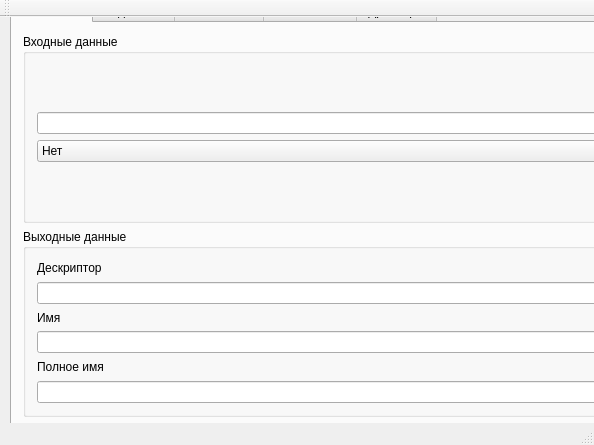
<?xml version="1.0" encoding="UTF-8"?>
<ui version="4.0">
 <class>MainWindow</class>
 <widget class="QMainWindow" name="MainWindow">
  <property name="geometry">
   <rect>
    <x>0</x>
    <y>0</y>
    <width>594</width>
    <height>445</height>
   </rect>
  </property>
  <property name="windowTitle">
   <string>MainWindow</string>
  </property>
  <widget class="QWidget" name="centralWidget">
   <widget class="QTabWidget" name="tabWidget">
    <property name="geometry">
     <rect>
      <x>10</x>
      <y>-20</y>
      <width>699</width>
      <height>489</height>
     </rect>
    </property>
    <property name="currentIndex">
     <number>0</number>
    </property>
    <widget class="QWidget" name="tab">
     <attribute name="title">
      <string>Задание 1</string>
     </attribute>
     <layout class="QVBoxLayout" name="verticalLayout_11">
      <item>
       <widget class="QGroupBox" name="groupBox">
        <property name="title">
         <string>Входные данные</string>
        </property>
        <layout class="QVBoxLayout" name="verticalLayout_9">
         <item>
          <layout class="QVBoxLayout" name="verticalLayout_2">
           <item>
            <widget class="QLineEdit" name="lineInput"/>
           </item>
           <item>
            <widget class="QComboBox" name="comboBox">
             <property name="font">
              <font>
               <stylestrategy>PreferAntialias</stylestrategy>
              </font>
             </property>
             <property name="currentIndex">
              <number>0</number>
             </property>
             <item>
              <property name="text">
               <string>Нет</string>
              </property>
             </item>
             <item>
              <property name="text">
               <string>Имя</string>
              </property>
             </item>
             <item>
              <property name="text">
               <string>Полное имя</string>
              </property>
             </item>
             <item>
              <property name="text">
               <string>Дескриптор</string>
              </property>
             </item>
            </widget>
           </item>
          </layout>
         </item>
        </layout>
       </widget>
      </item>
      <item>
       <widget class="QGroupBox" name="groupBox_2">
        <property name="title">
         <string>Выходные данные</string>
        </property>
        <layout class="QVBoxLayout" name="verticalLayout_10">
         <item>
          <widget class="QLabel" name="label">
           <property name="text">
            <string>Дескриптор</string>
           </property>
          </widget>
         </item>
         <item>
          <widget class="QLineEdit" name="lineHandle"/>
         </item>
         <item>
          <widget class="QLabel" name="label_2">
           <property name="text">
            <string>Имя</string>
           </property>
          </widget>
         </item>
         <item>
          <widget class="QLineEdit" name="lineName"/>
         </item>
         <item>
          <widget class="QLabel" name="label_3">
           <property name="text">
            <string>Полное имя</string>
           </property>
          </widget>
         </item>
         <item>
          <widget class="QLineEdit" name="lineFullName"/>
         </item>
        </layout>
       </widget>
      </item>
      <item>
       <widget class="QPushButton" name="pushButton">
        <property name="text">
         <string>Показать</string>
        </property>
       </widget>
      </item>
      <item>
       <widget class="QPushButton" name="pushButton_2">
        <property name="text">
         <string>Очистить</string>
        </property>
       </widget>
      </item>
     </layout>
    </widget>
    <widget class="QWidget" name="tab_2">
     <attribute name="title">
      <string>Задание 2</string>
     </attribute>
     <layout class="QVBoxLayout" name="verticalLayout_3">
      <item>
       <widget class="QLabel" name="label_4">
        <property name="text">
         <string>Идентификатор текущего процесса</string>
        </property>
       </widget>
      </item>
      <item>
       <widget class="QLineEdit" name="currIDEdit"/>
      </item>
      <item>
       <widget class="QLabel" name="label_5">
        <property name="text">
         <string>Псевдодескриптор текущего процесса</string>
        </property>
       </widget>
      </item>
      <item>
       <widget class="QLineEdit" name="currPseudoEdit"/>
      </item>
      <item>
       <widget class="QLabel" name="label_6">
        <property name="text">
         <string>Дескриптор, полученный функцией DuplicateHandle</string>
        </property>
       </widget>
      </item>
      <item>
       <widget class="QLineEdit" name="currHandleDupEdit"/>
      </item>
      <item>
       <widget class="QLabel" name="label_7">
        <property name="text">
         <string>Дескриптор, полученный функцией OpenProcess</string>
        </property>
       </widget>
      </item>
      <item>
       <widget class="QLineEdit" name="currHandleOpenEdit"/>
      </item>
      <item>
       <widget class="QLabel" name="label_8">
        <property name="text">
         <string>Закрываем дескриптор, полученный функцией DuplicateHandle</string>
        </property>
       </widget>
      </item>
      <item>
       <widget class="QLineEdit" name="currCloseDupEdit"/>
      </item>
      <item>
       <widget class="QLabel" name="label_9">
        <property name="text">
         <string>Закрываем дескриптор, полученный функцией OpenProcess: </string>
        </property>
       </widget>
      </item>
      <item>
       <widget class="QLineEdit" name="currCloseOpenEdit"/>
      </item>
     </layout>
    </widget>
    <widget class="QWidget" name="tab_3">
     <attribute name="title">
      <string>Windows 9x</string>
     </attribute>
     <layout class="QVBoxLayout" name="verticalLayout_7">
      <item>
       <layout class="QVBoxLayout" name="verticalLayout_6">
        <item>
         <layout class="QVBoxLayout" name="verticalLayout">
          <item>
           <widget class="QTableWidget" name="tableProc"/>
          </item>
          <item>
           <widget class="QTableWidget" name="tableMod"/>
          </item>
          <item>
           <widget class="QTableWidget" name="tableThrd"/>
          </item>
         </layout>
        </item>
        <item>
         <widget class="QPushButton" name="pushButton_3">
          <property name="text">
           <string>Обновить</string>
          </property>
         </widget>
        </item>
       </layout>
      </item>
     </layout>
    </widget>
    <widget class="QWidget" name="tab_4">
     <attribute name="title">
      <string>Windows NT</string>
     </attribute>
     <layout class="QVBoxLayout" name="verticalLayout_5">
      <item>
       <layout class="QHBoxLayout" name="horizontalLayout">
        <item>
         <widget class="QTableWidget" name="tableNTProc"/>
        </item>
       </layout>
      </item>
      <item>
       <widget class="QTreeWidget" name="treeModul">
        <column>
         <property name="text">
          <string notr="true">1</string>
         </property>
        </column>
       </widget>
      </item>
      <item>
       <widget class="QPushButton" name="pushButton_5">
        <property name="text">
         <string>Обновить</string>
        </property>
       </widget>
      </item>
     </layout>
    </widget>
    <widget class="QWidget" name="tab_5">
     <attribute name="title">
      <string>Драйверы</string>
     </attribute>
     <layout class="QVBoxLayout" name="verticalLayout_4">
      <item>
       <widget class="QListWidget" name="listDriv"/>
      </item>
      <item>
       <widget class="QPushButton" name="pushButton_4">
        <property name="text">
         <string>Обновить</string>
        </property>
       </widget>
      </item>
     </layout>
    </widget>
   </widget>
  </widget>
  <widget class="QMenuBar" name="menuBar">
   <property name="geometry">
    <rect>
     <x>0</x>
     <y>0</y>
     <width>594</width>
     <height>21</height>
    </rect>
   </property>
  </widget>
  <widget class="QToolBar" name="mainToolBar">
   <attribute name="toolBarArea">
    <enum>TopToolBarArea</enum>
   </attribute>
   <attribute name="toolBarBreak">
    <bool>false</bool>
   </attribute>
  </widget>
  <widget class="QStatusBar" name="statusBar"/>
 </widget>
 <layoutdefault spacing="6" margin="11"/>
 <resources/>
 <connections/>
</ui>
